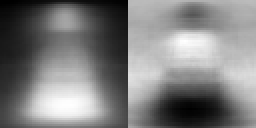
#> input picture resultados_cluswisard/mental_images/cone_disc_1_cor.png, 128 x 64 px, given as the content of the folder images/train, which was not available (shown 2 times larger)
$ python cluswisard.py
#> lines starting #> are read from the running program, lines starting #| are printed output that depends on the picture; after the words box and inside, x2 and y2 are one past the last pixel; in counts of white or black regions, pixels touching at a corner belong together; pictures that were not available may be replaced by others from this repository, and a replacement may not be noted
### utils.py
import cv2
import numpy as np
import os
import math
import json
from itertools import combinations

ARQUIVO_CONFIG = "config.json"

def carregar_configuracoes():
    """Carrega o JSON de configuração e injeta os parâmetros mais novos caso não existam."""
    if not os.path.exists(ARQUIVO_CONFIG):
        raise FileNotFoundError(f"[!] O arquivo {ARQUIVO_CONFIG} não foi encontrado.")

    with open(ARQUIVO_CONFIG, 'r') as f:
#> (reads config.json from the repository)
        config = json.load(f)

        # Retrocompatibilidade com configurações antigas
        if 'razao_aspecto_max' not in config: config['razao_aspecto_max'] = 4.0
        if 'max_regioes_internas' not in config: config['max_regioes_internas'] = 5

        return config

def ler_gabarito_yolo(img_path, img_w, img_h):
    base_nome = os.path.splitext(os.path.basename(img_path))[0]
    dir_label = os.path.dirname(img_path).replace('images', 'labels')
    txt_path = os.path.join(dir_label, base_nome + '.txt')
    caixas = []
    if os.path.exists(txt_path):
        with open(txt_path, 'r') as f:
            for linha in f:
                partes = linha.strip().split()
                if len(partes) >= 5:
                    _, x_c, y_c, w, h = map(float, partes[:5])
                    x_px, y_px = int((x_c - w/2) * img_w), int((y_c - h/2) * img_h)
                    caixas.append((x_px, y_px, int(w * img_w), int(h * img_h)))
    return caixas

# [9 lines left out: function calcular_iou, not called in this run]

def calcular_centroide(box):
    return (box[0] + box[2] / 2.0, box[1] + box[3] / 2.0)

# [6 lines left out: function calcular_bounding_box_global, not called in this run]

def gerar_mascaras(img_bgr, config):
    hsv = cv2.cvtColor(img_bgr, cv2.COLOR_BGR2HSV)
    m1 = cv2.inRange(hsv, np.array([config['h1_min'], config['s_min'], config['v_min']]), np.array([config['h1_max'], 255, 255]))
    m2 = cv2.inRange(hsv, np.array([config['h2_min'], config['s_min'], config['v_min']]), np.array([config['h2_max'], 255, 255]))
    mask_laranja = cv2.bitwise_or(m1, m2)

    k_abert = config['k_abertura']
    if k_abert % 2 == 0: k_abert += 1
    if config['iter_abertura'] > 0 and k_abert > 0:
        kernel_a = np.ones((k_abert, k_abert), np.uint8)
        mask_laranja = cv2.morphologyEx(mask_laranja, cv2.MORPH_OPEN, kernel_a, iterations=config['iter_abertura'])

    mb = cv2.inRange(hsv, np.array([config['h_b_min'], config['s_b_min'], config['v_b_min']]), np.array([config['h_b_max'], config['s_b_max'], config['v_b_max']]))
    mb = cv2.morphologyEx(mb, cv2.MORPH_OPEN, np.ones((config['k_abert_b'], config['k_abert_b']), np.uint8), iterations=config['iter_abert_b'])
    mask_branco = cv2.morphologyEx(mb, cv2.MORPH_CLOSE, np.ones((config['k_fech_b'], config['k_fech_b']), np.uint8), iterations=config['iter_fech_b'])

    return mask_laranja, mask_branco

# [22 lines left out: function augmentar_recorte_mascaras, not called in this run]

def extrair_candidatos_multiplos(mask_laranja_limpa, mask_branco_limpa, img_w, img_h, config):
    contornos, _ = cv2.findContours(mask_laranja_limpa, cv2.RETR_EXTERNAL, cv2.CHAIN_APPROX_SIMPLE)
    caixas_validas, pixels_por_caixa, centroides = [], [], []

    areas = [cv2.contourArea(cnt) for cnt in contornos]
    area_maxima_img = max(areas) if areas else 0
    limite_area_final = max(config['area_minima'], area_maxima_img * config['fator_proporcao'])

    for cnt in contornos:
        if cv2.contourArea(cnt) > limite_area_final:
            x, y, w, h = cv2.boundingRect(cnt)
            caixas_validas.append((x, y, w, h))
            pixels_por_caixa.append(cv2.countNonZero(mask_laranja_limpa[y:y+h, x:x+w]))
            centroides.append(calcular_centroide((x, y, w, h)))

    num_caixas = len(caixas_validas)
    combos_unicos = set()

    for i in range(num_caixas):
        distancias_validas = []
        raio_dinamico_i = max(caixas_validas[i][2], caixas_validas[i][3]) * config['fator_raio']

        for j in range(num_caixas):
            dist = math.hypot(centroides[i][0] - centroides[j][0], centroides[i][1] - centroides[j][1])
            if dist <= raio_dinamico_i:
                distancias_validas.append((dist, j))

        distancias_validas.sort()
        vizinhos_k = [idx for dist, idx in distancias_validas[:config['k_vizinhos']]]

        for tamanho in range(1, min(len(vizinhos_k), 4) + 1):
            for combo in combinations(vizinhos_k, tamanho):
                combos_unicos.add(tuple(sorted(combo)))

    caixas_base = []

    # Aplica as regras de Densidade, Geometria e Overlap
    for combo_indices in combos_unicos:
        caixas_do_combo = [caixas_validas[idx] for idx in combo_indices]
        x_g, y_g, w_g, h_g = calcular_bounding_box_global(caixas_do_combo)

        if w_g <= 5 or h_g <= 5: continue

        if (max(w_g, h_g) / float(min(w_g, h_g))) > config['razao_aspecto_max']: continue

        regioes_contidas = sum(1 for cx, cy in centroides if x_g <= cx <= (x_g + w_g) and y_g <= cy <= (y_g + h_g))
        if regioes_contidas > config['max_regioes_internas']: continue

        area_total_caixa = w_g * h_g
        pix_lar = sum([pixels_por_caixa[idx] for idx in combo_indices])
        pix_br = cv2.countNonZero(mask_branco_limpa[y_g:y_g+h_g, x_g:x_g+w_g])
        d_lar = pix_lar / float(area_total_caixa)
        d_tot = (pix_lar + pix_br) / float(area_total_caixa)

        if config['limiar_laranja_min'] <= d_lar <= config['limiar_laranja_max'] and d_tot >= config['limiar_total']:
            bbox = (x_g, y_g, w_g, h_g)
            qtd_elementos = len(combo_indices)

            # Adiciona apenas se não existe ou se é um agrupamento mais rico
            encontrou_melhor = False
            for c_b, n_elem in caixas_base:
                if c_b == bbox:
                    encontrou_melhor = True
                    if qtd_elementos > n_elem:
                        caixas_base.remove((c_b, n_elem))
                        caixas_base.append((bbox, qtd_elementos))
                    break
            if not encontrou_melhor:
                caixas_base.append((bbox, qtd_elementos))

    # Filtro NMS simplificado para limpar sobreposições gritantes de extração
    bboxes_finais_limpas = []
    caixas_base.sort(key=lambda x: x[0][2]*x[0][3], reverse=True)
    for (bbox, _) in caixas_base:
        if not any(calcular_iou(bbox, b_apr) > 0.8 for b_apr in bboxes_finais_limpas):
            bboxes_finais_limpas.append(bbox)

    finais_multiplos = []
    for c in bboxes_finais_limpas:
        xg, yg, wg, hg = c
        finais_multiplos.append(c) # Âncora Justa
        # Âncora Base Preta
        xn2 = max(0, xg - int(wg * 0.20))
        wn2 = min(img_w - xn2, wg + int(wg * 0.40))
        yn2 = max(0, yg - int(hg * 0.00))
        hn2 = min(img_h - yn2, hg + int(hg * 0.1))
        finais_multiplos.append((xn2, yn2, wn2, hn2))

    return finais_multiplos

# [119 lines left out: functions binarizar_para_resolucao, calcular_iom, alinhar_cone_vertical, salvar_imagem_mental, not called in this run]

def gerar_canny(img_bgr, config):
    """Gera a máscara de bordas Canny baseada no config.json"""
    lim1 = config.get('canny_limiar1', 90)
    lim2 = config.get('canny_limiar2', 200)
    return cv2.Canny(img_bgr, int(lim1), int(lim2))

# [76 lines left out: functions normalizar_para_imagem, calcular_ap_limiar, calcular_map_coco, not called in this run]

### cluswisard.py
import cv2
import numpy as np
import os
import glob
import time
import random
import gc
import json
import wisardpkg as wp
from utils import *

ESTADO = carregar_configuracoes()

# ==========================================================
# PARÂMETROS OTIMIZADOS (TOP 1 - CLUSWISARD 64x64)
# ==========================================================
MODO_BINARIZACAO = 'cor' # Opções: 'cor', 'canny', 'hibrido'
RESOLUCAO = 64
IGN_ZERO = False

# --- Parâmetros Vencedores do Grid Search ---
TUPLA = 16
MIN_SCORE = 0.8
THRESHOLD = 2000
DISC_LIMIT = 3

EXIBIR_TODAS_CAIXAS = False
LIMIAR_AR_CONE = 1.25
LIMIAR_CONFIANCA = 0.0

# --- Execuções Múltiplas para Cálculo de Incerteza ---
NUM_EXECUCOES = 100
# ==========================================================

if __name__ == "__main__":
    print("="*60)
    print(f" BENCHMARK: PIPELINE CLUSWISARD ({NUM_EXECUCOES} EXECUÇÕES)")
    print("="*60)
    print(f" -> Modo Ativo: {MODO_BINARIZACAO.upper()}")

    pasta_saida = "resultados_cluswisard"
    pasta_mental = os.path.join(pasta_saida, "mental_images")
    pasta_validacao = os.path.join(pasta_saida, "test_images")

    os.makedirs(pasta_saida, exist_ok=True)
    os.makedirs(pasta_mental, exist_ok=True)
    os.makedirs(pasta_validacao, exist_ok=True)

    print("[Fase 1] Carregando e Extraindo Dados de Treino Base...")
    cones_X_base, fundos_X_base = [], []
    for arq in glob.glob("images/train/*.*"):
        img = cv2.imread(arq)
#> img is the input picture: shape (64, 128, 3); min 0, max 255, mean 126.4
        if img is None: continue
        h_img, w_img = img.shape[:2]
#> h_img = 64; w_img = 128
        gabaritos = ler_gabarito_yolo(arq, w_img, h_img)
#> gabaritos = []

        mask_lar, mask_br = gerar_mascaras(img, ESTADO)
#> in gerar_mascaras, `hsv = cv2.cvtColor(img_bgr, cv2.COLOR_BGR2HSV)`: hsv: shape (64, 128, 3); mean H, S, V 0, 0, 126.4
#> in gerar_mascaras, `m1 = cv2.inRange(hsv, np.array([config['h1_min'], config['s_min'], con..`: m1: shape (64, 128); every value is 0
#> in gerar_mascaras, `mb = cv2.inRange(hsv, np.array([config['h_b_min'], config['s_b_min'], ..`:
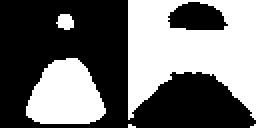
#> mb: shape (64, 128) (shown 2 times larger); 43.5% white; 5 white regions (2 under 20 px), largest, box (x1, y1, x2, y2) and area: (64, 0, 128, 60) 2532, (13, 29, 53, 62) 970, (28, 7, 37, 15) 55
#> in gerar_mascaras, `mb = cv2.morphologyEx(mb, cv2.MORPH_OPEN, np.ones((config['k_abert_b']..`:
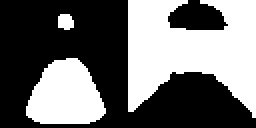
#> mb: shape (64, 128) (shown 2 times larger); 43.1% white; 3 white regions, box (x1, y1, x2, y2) and area: (64, 0, 128, 59) 2509, (13, 29, 53, 62) 970, (29, 7, 37, 15) 54
#> in gerar_mascaras, `mask_branco = cv2.morphologyEx(mb, cv2.MORPH_CLOSE, np.ones((config['k..`:
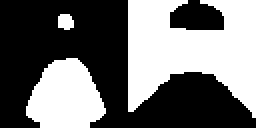
#> mask_branco: shape (64, 128) (shown 2 times larger); 43.8% white; 3 white regions, box (x1, y1, x2, y2) and area: (64, 0, 128, 59) 2517, (13, 29, 53, 64) 1020, (29, 7, 37, 15) 54
        mask_canny = gerar_canny(img, ESTADO)
#> in gerar_canny, `return cv2.Canny(img_bgr, int(lim1), int(lim2))`:
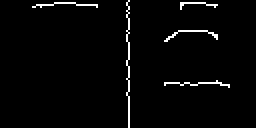
#> returned value: shape (64, 128) (shown 2 times larger); 2.4% white in thin lines or dots, all inside (x1, y1, x2, y2) = (16, 0, 115, 64)

        for x, y, w, h in gabaritos:
            x, y = max(0, x), max(0, y)
            c_lar, c_br = mask_lar[y:y+h, x:x+w], mask_br[y:y+h, x:x+w]
            c_canny = mask_canny[y:y+h, x:x+w]

            if c_lar.size > 0:
                c_lar, c_br, c_canny = alinhar_cone_vertical(c_lar, c_br, c_canny, limiar_ar=LIMIAR_AR_CONE)
                for v_lar, v_br, v_canny in augmentar_recorte_mascaras(c_lar, c_br, c_canny):
                    cones_X_base.append(binarizar_para_resolucao(v_lar, v_br, RESOLUCAO, v_canny, MODO_BINARIZACAO))
#> after the loop, cones_X_base = []

        for cand in extrair_candidatos_multiplos(mask_lar, mask_br, w_img, h_img, ESTADO):
#> in extrair_candidatos_multiplos, `area_maxima_img = max(areas) if areas else 0`: area_maxima_img = 0
#> in extrair_candidatos_multiplos, `limite_area_final = max(config['area_minima'], area_maxima_img * confi..`: limite_area_final = 5
#> in extrair_candidatos_multiplos, `num_caixas = len(caixas_validas)`: num_caixas = 0
#> in extrair_candidatos_multiplos, `combos_unicos = set()`: combos_unicos = 0 items
            x, y, w, h = cand
            x, y = max(0, x), max(0, y)
            c_lar, c_br = mask_lar[y:y+h, x:x+w], mask_br[y:y+h, x:x+w]
            c_canny = mask_canny[y:y+h, x:x+w]

            if c_lar.size == 0: continue
            iou = max([calcular_iou(cand, gab) for gab in gabaritos], default=0.0)

            if iou <= ESTADO['iou_negativo']:
                c_lar, c_br, c_canny = alinhar_cone_vertical(c_lar, c_br, c_canny, limiar_ar=LIMIAR_AR_CONE)
                fundos_X_base.append(binarizar_para_resolucao(c_lar, c_br, RESOLUCAO, c_canny, MODO_BINARIZACAO))
            elif iou >= ESTADO['iou_positivo']:
                c_lar, c_br, c_canny = alinhar_cone_vertical(c_lar, c_br, c_canny, limiar_ar=LIMIAR_AR_CONE)
                cones_X_base.append(binarizar_para_resolucao(c_lar, c_br, RESOLUCAO, c_canny, MODO_BINARIZACAO))
#> this loop made 0 passes
#> after the loop, fundos_X_base = []

    print(f" -> {len(cones_X_base)} recortes de cone extraídos.")
#|  -> 0 recortes de cone extraídos.
    print(f" -> {len(fundos_X_base)} recortes de fundo (candidatos) extraídos.")
#|  -> 0 recortes de fundo (candidatos) extraídos.

    print("[Fase 2] Pré-processando Dados de Teste em Cache...")
    cache_teste = []
#> cache_teste = []
    tot_gab_global = 0
    todos_gabaritos_map = {}

    for arq in glob.glob("images/test/*.*"):
        img = cv2.imread(arq)
        if img is None: continue
        img_id = os.path.basename(arq)
        gabaritos = ler_gabarito_yolo(arq, img.shape[1], img.shape[0])

        todos_gabaritos_map[img_id] = gabaritos
        tot_gab_global += len(gabaritos)
#> tot_gab_global = 0

        t0_pre = time.perf_counter()
        mask_lar, mask_br = gerar_mascaras(img, ESTADO)
        mask_canny = gerar_canny(img, ESTADO)
        candidatos = extrair_candidatos_multiplos(mask_lar, mask_br, img.shape[1], img.shape[0], ESTADO)
#> candidatos = []

        recortes, candidatos_validos = [], []
        if candidatos:
            for (x, y, w, h) in candidatos:
                x, y = max(0, x), max(0, y)
                c_lar, c_br = mask_lar[y:y+h, x:x+w], mask_br[y:y+h, x:x+w]
                c_canny = mask_canny[y:y+h, x:x+w]

                if c_lar.size > 0:
                    c_lar, c_br, c_canny = alinhar_cone_vertical(c_lar, c_br, c_canny, limiar_ar=LIMIAR_AR_CONE)
                    recortes.append(binarizar_para_resolucao(c_lar, c_br, RESOLUCAO, c_canny, MODO_BINARIZACAO))
                    candidatos_validos.append((x, y, w, h))

        tempo_pre = time.perf_counter() - t0_pre

        cache_teste.append({
            'img_id': img_id,
            'img_path': arq,
            'gabaritos': gabaritos,
            'recortes': recortes,
            'candidatos_validos': candidatos_validos,
            'tempo_pre': tempo_pre
        })

    # =========================================================================
    # FASE 3: MÚLTIPLAS EXECUÇÕES (Treino + Inferência)
    # =========================================================================
    print(f"[Fase 3] Iniciando o ciclo de {NUM_EXECUCOES} rodadas...")

    resultados = {
        'map50': [], 'map50_95': [], 'precisao': [],
        'recall': [], 'f1': [], 'iou': [], 'tempo_inferencia': [], 'tempo_treino': []
    }

    melhor_f1_global = -1.0
    melhores_caixas_por_imagem = {}
    metricas_melhor_modelo = {}

    for rodada in range(NUM_EXECUCOES):
        print(f"--- RODADA {rodada+1}/{NUM_EXECUCOES} ---")

        # 1. Amostragem Aleatória de Fundos (Under-sampling)
        random.seed(42 + rodada)
        fundos_X_rodada = fundos_X_base.copy()
#> fundos_X_rodada = []
        random.shuffle(fundos_X_rodada)
        fundos_X_rodada = fundos_X_rodada[:len(cones_X_base)]

        X_train = cones_X_base + fundos_X_rodada
#> X_train = []
        y_train = ['cone'] * len(cones_X_base) + ['nao_cone'] * len(fundos_X_rodada)
#> y_train = []

        # Embaralhamento das amostras de treino
        combinado = list(zip(X_train, y_train))
#> combinado = []
        random.shuffle(combinado)
#> (the run stopped early here; a loop or call above may not have finished)
